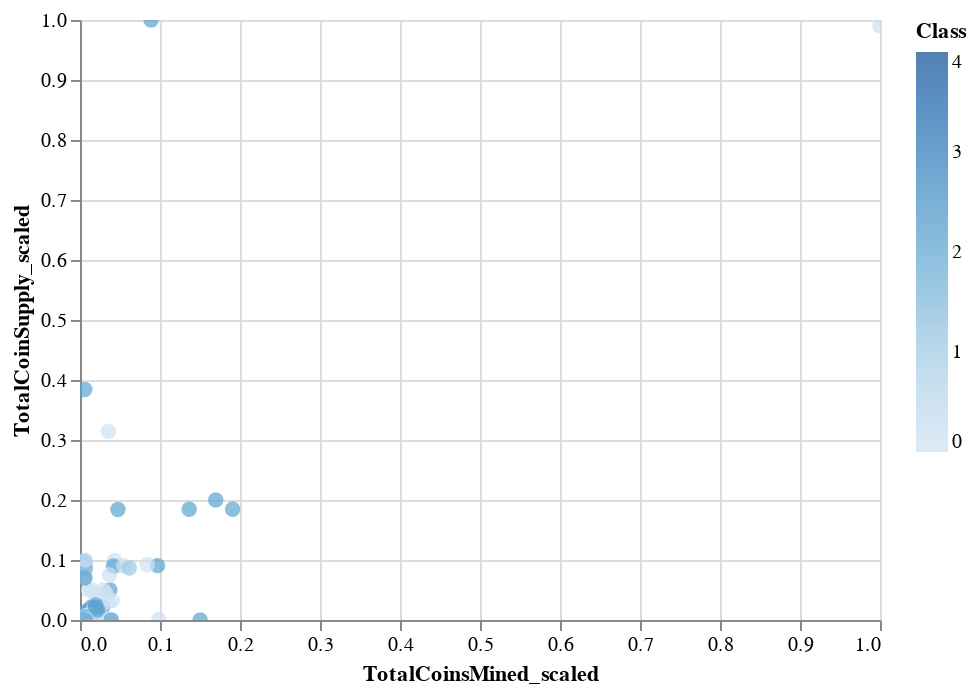

Notebook code for this chart:
### Code cell
# Plot the scatter with x="TotalCoinsMined" and y="TotalCoinSupply"
alt.Chart(clustered_df).mark_circle(size=60).encode(
    x='TotalCoinsMined_scaled',
    y='TotalCoinSupply_scaled',
    color='Class',
#     alt.Color('category',
#                    scale=alt.Scale(
#             domain=['mv', 'no_mv'],
#             range=['red', 'green'])),
    tooltip=['CoinName']  
).interactive()

### Figure 1 — Vega-Lite specification as saved in the notebook (floating-point values rounded to 4 significant figures; data arrays with more than 128 entries replaced by an {"elided": "..."} marker saying what was removed)
{"config": {"view": {"continuousWidth": 400, "continuousHeight": 300}}, "data": {"name": "data-f970e5841ede0b01b9a65b736a9220a0"}, "mark": {"type": "circle", "size": 60}, "encoding": {"color": {"type": "quantitative", "field": "Class"}, "tooltip": [{"type": "nominal", "field": "CoinName"}], "x": {"type": "quantitative", "field": "TotalCoinsMined_scaled"}, "y": {"type": "quantitative", "field": "TotalCoinSupply_scaled"}}, "selection": {"selector002": {"type": "interval", "bind": "scales", "encodings": ["x", "y"]}}, "$schema": "https://vega.github.io/schema/vega-lite/v4.8.1.json", "datasets": {"data-f970e5841ede0b01b9a65b736a9220a0": {"elided": "541 records"}}}
